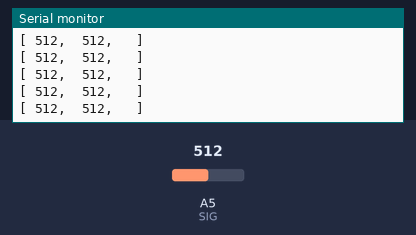
This sketch was run on a simulated Arduino Uno, built for the host (arithmetic inside an expression is 32-bit, double 64-bit). On the bench: the last lines printed to the serial monitor. Inputs (shaded band) come from the test bench; at power-on: A5 (SIG) = 512.

Above: at 1.3 s.
1.4 s: A5 (SIG) set to 716
At 1.74 s:
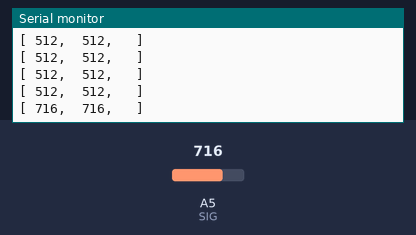
2.9 s: A5 (SIG) set to 900
At 2.94 s:
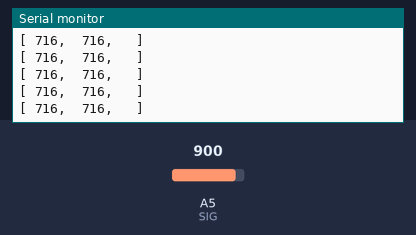
Timing chart, 0 to 5.9 s (numbered marks = the images above; inputs shaded):
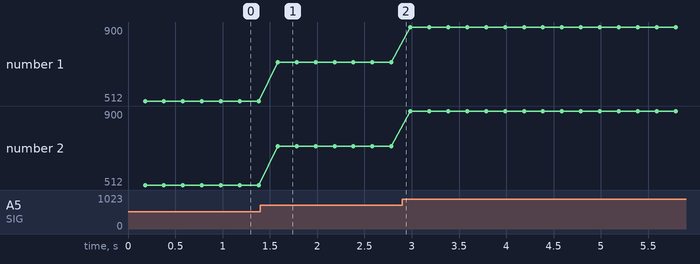

Measured:
- after the input at 1.4 s, the serial monitor: prints a new line after 0.18 s (image 1)
- plotted number 1: 512 → 716 after the input at 1.4 s, 716 → 900 after the input at 2.9 s
- plotted number 2: 512 → 716 after the input at 1.4 s, 716 → 900 after the input at 2.9 s

The sketch:

test_DD.ino
```cpp
// 2018_07_07

// using:
// * Arduino analog A0 -> S3
// * Arduino analog A1 -> S2
// * Arduino analog A2 -> S1
// * Arduino analog A3 -> S0

#define RX 6
#define SIG A5
unsigned long distance = 0;

// SETUP /////////////////////////////////////////
void setup()
{
  // setup serial comm
  Serial.begin(9600);

  while(!Serial){};
  Serial.println("Ready!");

  DDRF = DDRF | B11110000;

  // initialize US pins
  pinMode(RX, OUTPUT);
  digitalWrite(RX, LOW);

  // Wait 175ms at least for the ultrasonic
  // to be ready for ranging
  delay(180);
}


// LOOP //////////////////////////////////////////
void loop()
{
  // send trigger pulse
  digitalWrite (RX, HIGH);
  delayMicroseconds(21);
  digitalWrite(RX, LOW);


  Serial.print("[ ");

  // read all the analog value from the multiplexer
  for(int i=0; i<2; i++) {
    createAddress(i); // compose address
    distance = analogRead( SIG );
    Serial.print( distance ); Serial.print(",\t");
  }

  Serial.println(" ]");

  // make a reading every 99ms
  delay(200);
}

/*
// READ THE MAXBOTIX /////////////////////////////
int read_max(int trigger, int echo)
{
  //trigger (stay HIGH for at least 20us)
  digitalWrite (trigger, HIGH);
  delayMicroseconds(21);
  digitalWrite(trigger, LOW);

  // NOTE: here it is easily possible to change pinMode

  unsigned long d = pulseIn(echo, HIGH, 65000);
  // 58uS per cm
  d = d / 58;
  return d;
  //return min(d*2.54/147, 255);
}
*/

void createAddress(byte id)
{
  // TODO: check if address is correct

  // compose the address on address pins
  PORTF = (id<<4) & B11110000;

}
```
